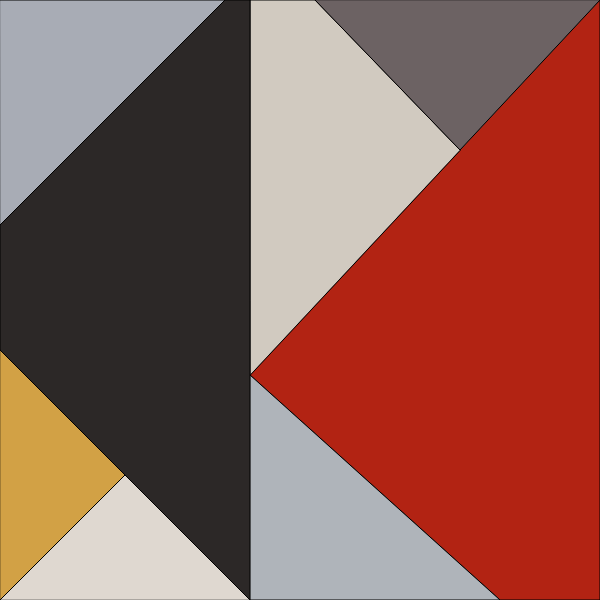
Frame 1 (no input)
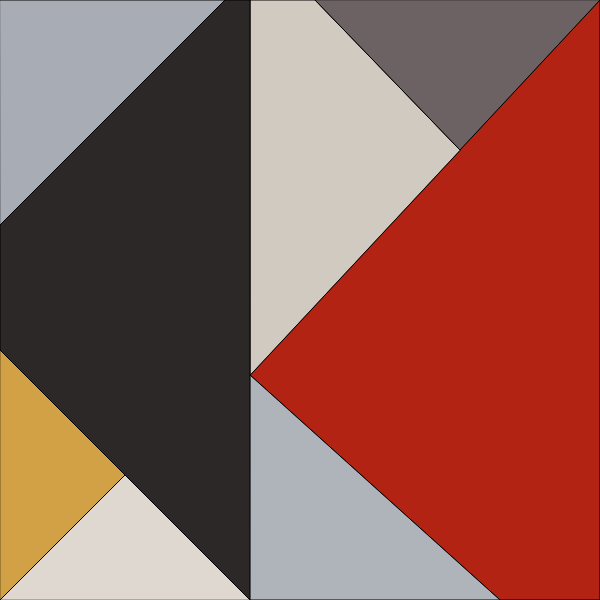
Frame 2 (the mouse pressed at the canvas centre, redrawn once)

The p5.js sketch that drew these frames (run headless with seeded random() and noise() and a simulated clock; the mouse was pressed at the canvas centre and the sketch redrawn once):

// p5.js sketch
// ── sketch.js
function setup() {
  createCanvas(600, 600);
  background(255);
  noLoop();
}

function draw() {

  //red triangle
  fill(178, 35, 19);
  quad(600, 0, 600, 600, 500, 600, 250, 375);

  //bottom gray triangle
  fill(175, 180, 186);
  triangle(250, 375, 500, 600, 250, 600);

  //top middle triangle
  fill(209, 202, 192);
  quad(250, 375, 250, 0, 315, 0, 460, 150);

  //top right triangle
  fill(108, 98, 99);
  triangle(600, 0, 460, 150, 315, 0);

  //black triangle
  fill(44, 40, 39);
  beginShape();
  vertex(250, 600);
  vertex(250, 0);
  vertex(225, 0);
  vertex(0, 225);
  vertex(0, 350);
  endShape(CLOSE);

  //top right triangle
  fill(168, 172, 181);
  triangle(0, 0, 225, 0, 0, 225);

  //bottom white triangle
  fill(223, 216, 208);
  triangle(250, 600, 125, 475, 0, 600);

  //yellow triangle
  fill(210, 161, 69);
  triangle(0, 600, 125, 475, 0, 350);

}
